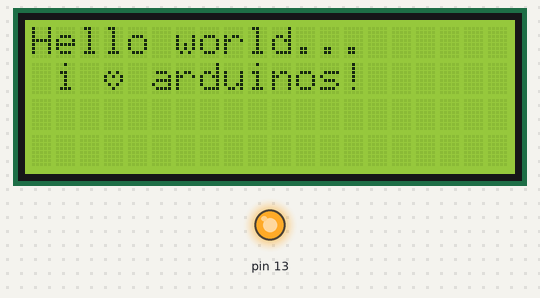
The sketch below on a simulated Arduino Uno, built with avr-gcc and run on an emulated ATmega328P. Parts: 20×4 character LCD, output pins drawn as LEDs (lit = HIGH).

Above: at 0.2 s.
At 5.3 s:
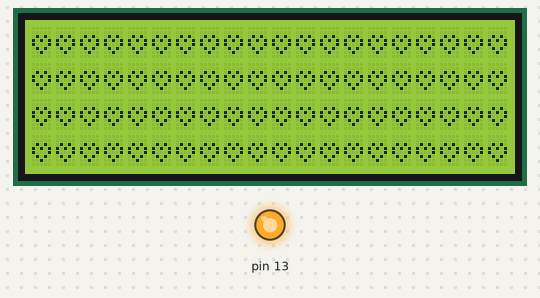
At 5.8 s:
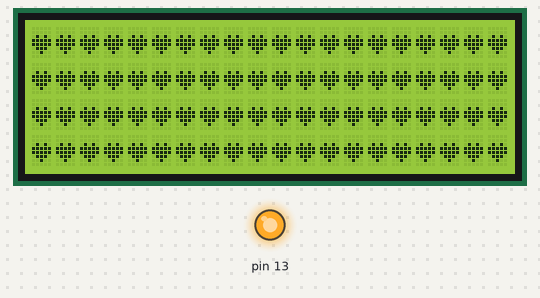

The sketch:

BlinkingHeart.ino
```cpp
#include <Wire.h>
#include <LiquidCrystal_I2C.h>
byte heart_h[8] = {
  B00000,
  B00000,
  B01010,
  B10101,
  B10001,
  B01010,
  B00100, B00000
};
byte heart_f[8] = {
  B00000,
  B00000,
  B01010,
  B11111,
  B11111,
  B01110,
  B00100, B00000
};


// Set the LCD address to 0x27 for a 16 chars and 2 line display
LiquidCrystal_I2C lcd(0x3F, 2, 1, 0, 4, 5, 6, 7, 3, POSITIVE);

void setup()
{
  pinMode(13, OUTPUT);
  digitalWrite(13, HIGH);
  lcd.begin(20, 4);
  lcd.backlight();

  lcd.createChar(1, heart_h);
  lcd.createChar(2, heart_f);
  lcd.home();

  lcd.setCursor(0, 0);
  lcd.print("Hello world...");
  lcd.setCursor(0, 1);
  lcd.print(" i ");
  lcd.write(byte(1));
  lcd.print(" arduinos!");
  delay(5000);
  lcd.clear();
   lcd.setCursor(0, 0);
}


int z = 0;
void loop()
{
  /*
z= z+1;
lcd.setCursor(0,0);
lcd.print(char(z));
if (z==2)z=0;
delay(500);
*/
writeUnlockTwo();

}


void writeUnlockTwo(){
  int i =0;
byte heart_h[8] = {
  B00000,
  B00000,
  B01010,
  B10101,
  B10001,
  B01010,
  B00100, B00000
};
byte heart_f[8] = {
  B00000,
  B00000,
  B01010,
  B11111,
  B11111,
  B01110,
  B00100, B00000
};
  lcd.createChar(1, heart_h);
  lcd.createChar(2, heart_f);
  lcd.home();
  lcd.clear();
  lcd.setCursor(0, 0);

  while(i<80){
      lcd.print(char(1));
      i++;
    }
  delay(500);
  while(i>0){
      lcd.print(char(2));
      i--;
    }
  delay(500);
}
```

Measured:
- what the display in image 1 shows lasts 0.6 s, from 5.2 s to 5.8 s
